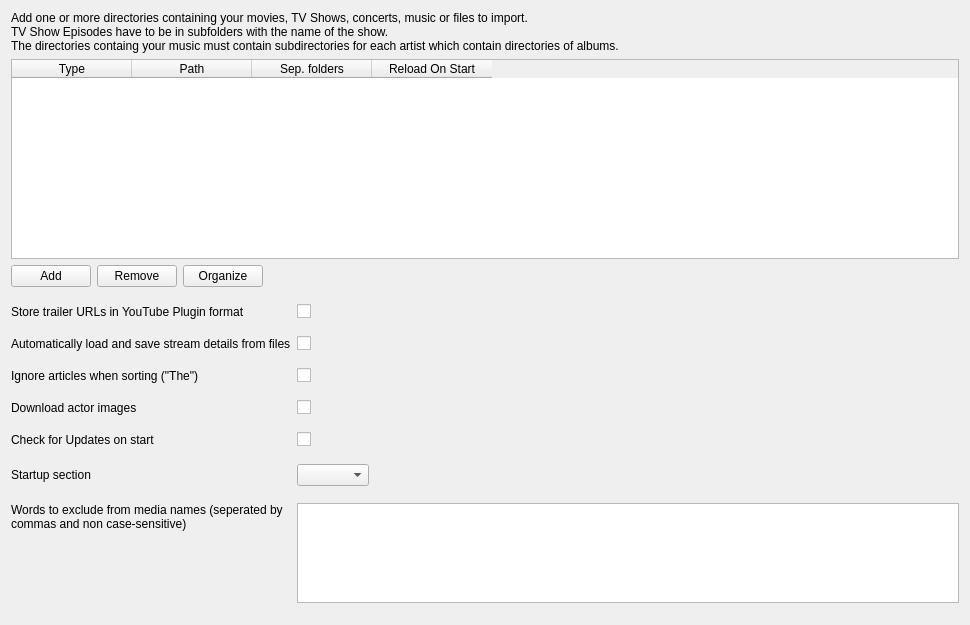
<?xml version="1.0" encoding="UTF-8"?>
<ui version="4.0">
 <class>GlobalSettingsWidget</class>
 <widget class="QWidget" name="GlobalSettingsWidget">
  <property name="geometry">
   <rect>
    <x>0</x>
    <y>0</y>
    <width>970</width>
    <height>625</height>
   </rect>
  </property>
  <layout class="QVBoxLayout" name="verticalLayout_5" stretch="0,1,0,0">
   <item>
    <widget class="QLabel" name="labelGlobal">
     <property name="text">
      <string>Add one or more directories containing your movies, TV Shows, concerts, music or files to import.
TV Show Episodes have to be in subfolders with the name of the show.
The directories containg your music must contain subdirectories for each artist which contain directories of albums.</string>
     </property>
     <property name="wordWrap">
      <bool>true</bool>
     </property>
    </widget>
   </item>
   <item>
    <widget class="QTableWidget" name="dirs">
     <property name="minimumSize">
      <size>
       <width>0</width>
       <height>100</height>
      </size>
     </property>
     <property name="maximumSize">
      <size>
       <width>16777215</width>
       <height>200</height>
      </size>
     </property>
     <property name="selectionMode">
      <enum>QAbstractItemView::SingleSelection</enum>
     </property>
     <attribute name="horizontalHeaderDefaultSectionSize">
      <number>120</number>
     </attribute>
     <attribute name="verticalHeaderVisible">
      <bool>false</bool>
     </attribute>
     <column>
      <property name="text">
       <string>Type</string>
      </property>
     </column>
     <column>
      <property name="text">
       <string>Path</string>
      </property>
     </column>
     <column>
      <property name="text">
       <string>Sep. folders</string>
      </property>
      <property name="toolTip">
       <string>Items are in separate folders</string>
      </property>
     </column>
     <column>
      <property name="text">
       <string>Reload On Start</string>
      </property>
      <property name="toolTip">
       <string>Automatically reload contents on start</string>
      </property>
     </column>
    </widget>
   </item>
   <item>
    <layout class="QHBoxLayout" name="horizontalLayout">
     <item>
      <widget class="QPushButton" name="buttonAddDir">
       <property name="text">
        <string>Add</string>
       </property>
      </widget>
     </item>
     <item>
      <widget class="QPushButton" name="buttonRemoveDir">
       <property name="text">
        <string>Remove</string>
       </property>
      </widget>
     </item>
     <item>
      <widget class="QPushButton" name="buttonMovieFilesToDirs">
       <property name="toolTip">
        <string>&lt;html&gt;&lt;head/&gt;&lt;body&gt;&lt;p&gt;Sort movies into separate directories&lt;/p&gt;&lt;/body&gt;&lt;/html&gt;</string>
       </property>
       <property name="text">
        <string>Organize</string>
       </property>
      </widget>
     </item>
     <item>
      <spacer name="horizontalSpacer">
       <property name="orientation">
        <enum>Qt::Horizontal</enum>
       </property>
       <property name="sizeHint" stdset="0">
        <size>
         <width>40</width>
         <height>20</height>
        </size>
       </property>
      </spacer>
     </item>
    </layout>
   </item>
   <item>
    <layout class="QFormLayout" name="formLayout_3">
     <property name="fieldGrowthPolicy">
      <enum>QFormLayout::ExpandingFieldsGrow</enum>
     </property>
     <item row="0" column="0">
      <widget class="QLabel" name="label_5">
       <property name="text">
        <string>Store trailer URLs in YouTube Plugin format</string>
       </property>
      </widget>
     </item>
     <item row="0" column="1">
      <widget class="QCheckBox" name="useYoutubePluginUrls">
       <property name="text">
        <string/>
       </property>
      </widget>
     </item>
     <item row="1" column="0">
      <widget class="QLabel" name="label_6">
       <property name="text">
        <string>Automatically load and save stream details from files</string>
       </property>
      </widget>
     </item>
     <item row="1" column="1">
      <widget class="QCheckBox" name="chkAutoLoadStreamDetails">
       <property name="text">
        <string/>
       </property>
      </widget>
     </item>
     <item row="2" column="0">
      <widget class="QLabel" name="label_8">
       <property name="text">
        <string>Ignore articles when sorting (&quot;The&quot;)</string>
       </property>
      </widget>
     </item>
     <item row="2" column="1">
      <widget class="QCheckBox" name="chkIgnoreArticlesWhenSorting">
       <property name="text">
        <string/>
       </property>
      </widget>
     </item>
     <item row="3" column="0">
      <widget class="QLabel" name="label_10">
       <property name="text">
        <string>Download actor images</string>
       </property>
      </widget>
     </item>
     <item row="3" column="1">
      <widget class="QCheckBox" name="chkDownloadActorImages">
       <property name="text">
        <string/>
       </property>
      </widget>
     </item>
     <item row="4" column="0">
      <widget class="QLabel" name="label_56">
       <property name="text">
        <string>Check for Updates on start</string>
       </property>
      </widget>
     </item>
     <item row="4" column="1">
      <widget class="QCheckBox" name="chkCheckForUpdates">
       <property name="text">
        <string/>
       </property>
      </widget>
     </item>
     <item row="6" column="0">
      <widget class="QLabel" name="label_excludeWords">
       <property name="text">
        <string>Words to exclude from media names (seperated by commas and non case-sensitive)</string>
       </property>
       <property name="alignment">
        <set>Qt::AlignLeading|Qt::AlignLeft|Qt::AlignTop</set>
       </property>
       <property name="wordWrap">
        <bool>true</bool>
       </property>
      </widget>
     </item>
     <item row="6" column="1">
      <widget class="QTextEdit" name="excludeWordsText">
       <property name="maximumSize">
        <size>
         <width>16777215</width>
         <height>100</height>
        </size>
       </property>
       <property name="toolTip">
        <string>Words to exclude from media names (seperated by commas and non case-sensitive)</string>
       </property>
      </widget>
     </item>
     <item row="5" column="0">
      <widget class="QLabel" name="label_54">
       <property name="text">
        <string>Startup section</string>
       </property>
      </widget>
     </item>
     <item row="5" column="1">
      <widget class="QComboBox" name="comboStartupSection"/>
     </item>
    </layout>
   </item>
  </layout>
 </widget>
 <resources/>
 <connections/>
</ui>
